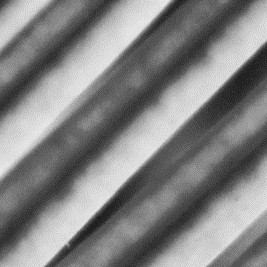
#> input picture Cap09_Extracción de características/Data/Haralick.jpg, 267 x 267 px, found by its file name
$ jupyter execute TexturasDeHaralick.ipynb   (older library calls are emulated)
#> lines starting #> are read from the running program, lines starting #| are printed output that depends on the picture
<h1 align="center"><strong>Texturas de Haralick</strong></h1>

Es una técnica que mide la textura de una imagen como la combinación de pixeles dentro de una imagen.La textura en las imágenes son patrones repetitivos.

[cell 1]
import numpy as np
import pandas as pd
import cv2
import matplotlib as mpl
import matplotlib.pyplot as plt
import os
import seaborn as sns
from skimage.feature import greycomatrix, greycoprops
from IPython.display import Image
from IPython.core.display import HTML

# Matriz de co-ocurrencia de niveles de gris(GLCM)

Las características de GLCM representan la relación espacial entre píxeles adyacentes de una imagen. Estas características tienen cambio rápido de valores en el caso de imágenes basadas en texturas finas y un cambio lento en los valores en imágenes basadas en texturas gruesas.

$$C_{\Delta x, \Delta y}(i,j) = \sum_{x=0}^{n-1} \sum_{y=0}^{m-1}
\begin{cases} 1, & \text{if }I(x, y)=i\text{ and }I(x+\Delta x, y+\Delta y)=j \\
0, & \text{otherwise}\end{cases}$$

If $C_{5,10}(200,20) = N$, significa que, en la imagen, hay 𝑁 apariciones de un píxel con un valor de 200 y un píxel con un valor de 20 de manera que su posición es $(x,y)$ and $(x+5,y+10)$.

Las matrices de co-ocurrencia miden la estadistica de que ocurran dos pixeles de manera simultánea.

[cell 2]
# Imagen de entrada
I = np.zeros((4,4),dtype = 'uint8')
I[0,0],I[0,1],I[0,2],I[0,3] = 1,0,1,2
I[1,0],I[1,1],I[1,2],I[1,3] = 1,1,0,0
I[2,0],I[2,1],I[2,2],I[2,3] = 0,2,1,0
I[3,0],I[3,1],I[3,2],I[3,3] = 0,2,0,2
print(I)

La matriz de co-ocurrencia P10 indica un vector 'v' en la dirección -1*i + 0*j (baja un pixel y no se mueve ni a la izquierda ni a la derecha). Esto indica que se debe analizar dos pixeles uno el pixel de referencia y el otro que esta en la posicion del vector v.

[cell 3]
Image(filename = r"C:\Users\titos\Github\Procesamiento Imagenes\Cap09_Extracción de características\9.3.Caracteristicas de intensidad\Analisis de texturas-Haralick\imagenes\example01.PNG",
      width=1000,
      height=1000)

**¿Qué pasa si tenemos valores altos en la diagonal principal?**

Si en la dirección del vector el pixel de referencia y el pixel vecino son iguales, quiere decir que se van a tener tonos de grises iguales al rededor de los pixeles de referencia.

**¿Qué pasa si tenemos valores bajos en la diagonal principal?**

En la dirección seleccionada que indica el vector no hay cambios significativos.

[cell 4]
# Calculando la matriz de co-ocurrencia P10 de la imagen de 4 x 4
uniques = np.unique(I,return_counts=True)[0]
num_uniques = len(uniques)
print(num_uniques)

[cell 5]
def log_nz(M):
    M2 = M.copy()
    M2[M==0] = 0.5
    return np.log(M2)

[cell 6]
P10 = np.zeros((num_uniques,num_uniques),dtype = 'float32')
dx = 0
dy = 1
for y in range(I.shape[0]-dy):
    for x in range(I.shape[1]-dx):
        i = int(I[y,x])
        j = int(I[y+dy, x+dx])
        P10[i,j] += 1

#plt.figure()
#plt.imshow(P10, plt.cm.jet)
#plt.show()

print("Matriz de co-cocurrencia: \n", P10)

## ¿Qué es lo que se hace con Haralick?

1. Se define un numero "d" en pixeles (lo cual define la distancia del primer pixel con el segundo pixel), si los cambios ocurren lentamente el "d" debe hacerse grande, si ocurre en vecindades pequeñas el d debe ser pequeño.

2. Definimos las matrices de co-ocurrencia: P0d, Pdd, Pd0, P-dd. Entonces calculo 4 matrices de co-ocurrencia, de las cuales le saco a cada una 14 características estadísiticas; entonces a cada caracterítica le saco el promedio y el rango(max-min).

3. Al final obtengo un vector de 28 características como salida de aplicar Haralick a la imagen original.

[cell 7]
Image(filename = r"C:\Users\titos\Github\Procesamiento Imagenes\Cap09_Extracción de características\9.3.Caracteristicas de intensidad\Analisis de texturas-Haralick\imagenes\example02.PNG",
      width=1000,
      height=1000)

# Ejemplos

## Ejemplo 1

[cell 8]
# Ejemplo 1
H = cv2.imread("Data/Haralick.jpg", -1)
#> H is the input picture: shape (267, 267, 4); mean B, G, R, A 131, 131, 131, 255
H = cv2.cvtColor(H,cv2.COLOR_BGR2GRAY)
#> H: shape (267, 267)
plt.figure(1,figsize = (10,10))
#> (this line was passed over: IPython is not available in this run)
plt.imshow(H,cmap='gray')
#> (this line was passed over: IPython is not available in this run)
plt.show()
print(H.shape)
#| (267, 267)

[cell 9]
P11 = np.zeros((256,256),dtype = 'float32')
dx = 1
dy = 1
for y in range(H.shape[0] - dy):
    for x in range(H.shape[1] - dx):
        i = int(H[y,x])
        j = int(H[y+dy, x+dx])
        P11[i,j] += 1
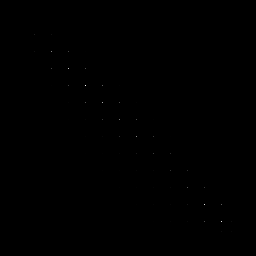
#> P11: shape (256, 256) float32; min 0, max 6031, mean 1.1; drawn with min black and max white

plt.figure(1,figsize=(12,12))
#> (this line was passed over: IPython is not available in this run)
plt.title("Matriz de co-ocurrencia P{}{}".format(dy,dx))
#> (this line was passed over: IPython is not available in this run)
plt.imshow(np.log10(P11 + 1), plt.cm.jet)
#> (this line was passed over: IPython is not available in this run)
plt.colorbar()
#> (this line was passed over: IPython is not available in this run)
plt.show()

Como se ve en la diagonal principal de la matriz de co-ocurrencia,se tienen muchos tonos de gris que en esa dirección nos esta dando el mismo valor.

## Ejemplo 2

[cell 10]
# Ejemplo 2
circuito = cv2.imread("./Data/circuito.png",-1)
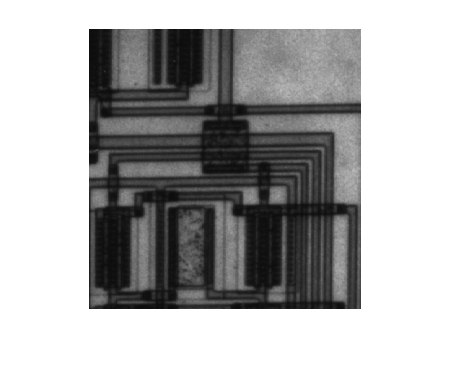
#> input picture Cap09_Extracción de características/Data/circuito.png, 452 x 373 px, found by its file name
#> circuito is the input picture: shape (373, 452, 3); min 12, max 255, mean 174.3
circuito = circuito[80:300,90:350]
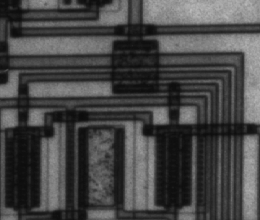
#> circuito: shape (220, 260, 3); min 12, max 187, mean 70.2
print(type(circuito))
#| <class 'numpy.ndarray'>
circuito = cv2.cvtColor(circuito,cv2.COLOR_BGR2GRAY)
#> circuito: shape (220, 260)
plt.figure(1,figsize=(12,12))
#> (this line was passed over: IPython is not available in this run)
plt.imshow(circuito,cmap='gray')
print(circuito.shape)
